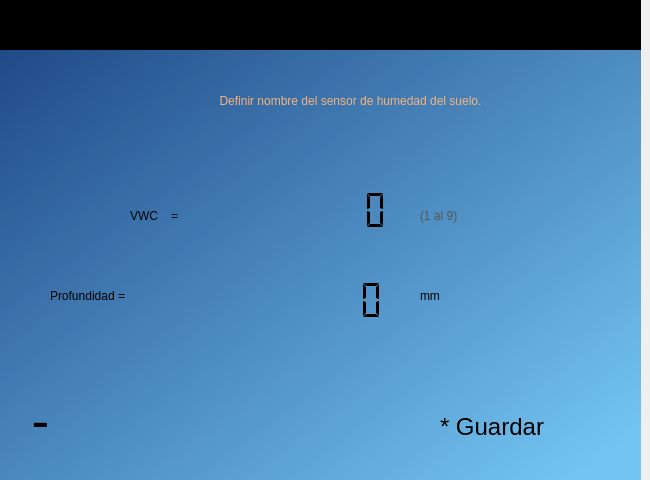
<?xml version="1.0" encoding="UTF-8"?>
<ui version="4.0">
 <class>widget_inicio</class>
 <widget class="QWidget" name="widget_inicio">
  <property name="geometry">
   <rect>
    <x>0</x>
    <y>0</y>
    <width>650</width>
    <height>480</height>
   </rect>
  </property>
  <property name="windowTitle">
   <string>Form</string>
  </property>
  <property name="styleSheet">
   <string notr="true"/>
  </property>
  <widget class="QWidget" name="widget_fecha" native="true">
   <property name="geometry">
    <rect>
     <x>0</x>
     <y>0</y>
     <width>641</width>
     <height>51</height>
    </rect>
   </property>
   <property name="styleSheet">
    <string notr="true">QWidget#widget_fecha{
background-color:rgb(0, 0, 0)}</string>
   </property>
   <widget class="QLabel" name="lbl_hora">
    <property name="geometry">
     <rect>
      <x>20</x>
      <y>10</y>
      <width>151</width>
      <height>21</height>
     </rect>
    </property>
    <property name="styleSheet">
     <string notr="true">font: 57 16pt &quot;Ubuntu&quot;;
color:rgb(238, 238, 236);</string>
    </property>
    <property name="text">
     <string/>
    </property>
   </widget>
   <widget class="QLabel" name="lbl_fecha">
    <property name="geometry">
     <rect>
      <x>460</x>
      <y>10</y>
      <width>161</width>
      <height>21</height>
     </rect>
    </property>
    <property name="styleSheet">
     <string notr="true">font: 57 16pt &quot;Ubuntu&quot;;
color:rgb(238, 238, 236);</string>
    </property>
    <property name="text">
     <string/>
    </property>
   </widget>
  </widget>
  <widget class="QWidget" name="widget_datos" native="true">
   <property name="geometry">
    <rect>
     <x>0</x>
     <y>50</y>
     <width>641</width>
     <height>431</height>
    </rect>
   </property>
   <property name="styleSheet">
    <string notr="true">QWidget#widget_datos{
background-color:qlineargradient(spread:pad, x1:0, y1:0, x2:0.985075, y2:0.903, stop:0 rgba(32, 74, 135, 255), stop:1 rgba(115, 196, 242, 255))
}</string>
   </property>
   <widget class="QLabel" name="label_9">
    <property name="geometry">
     <rect>
      <x>10</x>
      <y>10</y>
      <width>91</width>
      <height>101</height>
     </rect>
    </property>
    <property name="text">
     <string/>
    </property>
    <property name="pixmap">
     <pixmap>../images/logo.png</pixmap>
    </property>
    <property name="scaledContents">
     <bool>true</bool>
    </property>
   </widget>
   <widget class="QLabel" name="lbl_num_est_2">
    <property name="geometry">
     <rect>
      <x>110</x>
      <y>0</y>
      <width>481</width>
      <height>101</height>
     </rect>
    </property>
    <property name="styleSheet">
     <string notr="true">font: 57 italic 30pt &quot;Ubuntu&quot;;
color:rgb(244, 179, 126)</string>
    </property>
    <property name="text">
     <string>Definir nombre del sensor de humedad del suelo.</string>
    </property>
    <property name="alignment">
     <set>Qt::AlignCenter</set>
    </property>
    <property name="wordWrap">
     <bool>true</bool>
    </property>
   </widget>
   <widget class="QLabel" name="lbl_riego_est1">
    <property name="geometry">
     <rect>
      <x>130</x>
      <y>140</y>
      <width>121</width>
      <height>51</height>
     </rect>
    </property>
    <property name="styleSheet">
     <string notr="true">font: 22pt &quot;Ubuntu&quot;;</string>
    </property>
    <property name="text">
     <string>VWC    =</string>
    </property>
   </widget>
   <widget class="QLabel" name="lbl_riego_est2">
    <property name="geometry">
     <rect>
      <x>50</x>
      <y>220</y>
      <width>211</width>
      <height>51</height>
     </rect>
    </property>
    <property name="styleSheet">
     <string notr="true">font: 22pt &quot;Ubuntu&quot;;</string>
    </property>
    <property name="text">
     <string>Profundidad =</string>
    </property>
   </widget>
   <widget class="QLabel" name="lbl_riego_est1_3">
    <property name="geometry">
     <rect>
      <x>420</x>
      <y>220</y>
      <width>61</width>
      <height>51</height>
     </rect>
    </property>
    <property name="styleSheet">
     <string notr="true">font: 22pt &quot;Ubuntu&quot;;</string>
    </property>
    <property name="text">
     <string>mm</string>
    </property>
   </widget>
   <widget class="QLCDNumber" name="lcd_number_1">
    <property name="geometry">
     <rect>
      <x>300</x>
      <y>140</y>
      <width>111</width>
      <height>41</height>
     </rect>
    </property>
    <property name="midLineWidth">
     <number>-3</number>
    </property>
    <property name="smallDecimalPoint">
     <bool>false</bool>
    </property>
    <property name="digitCount">
     <number>3</number>
    </property>
    <property name="segmentStyle">
     <enum>QLCDNumber::Flat</enum>
    </property>
    <property name="value" stdset="0">
     <double>0.000000000000000</double>
    </property>
   </widget>
   <widget class="QLCDNumber" name="lcd_number_2">
    <property name="geometry">
     <rect>
      <x>240</x>
      <y>230</y>
      <width>151</width>
      <height>41</height>
     </rect>
    </property>
    <property name="midLineWidth">
     <number>-3</number>
    </property>
    <property name="smallDecimalPoint">
     <bool>true</bool>
    </property>
    <property name="digitCount">
     <number>6</number>
    </property>
    <property name="segmentStyle">
     <enum>QLCDNumber::Flat</enum>
    </property>
    <property name="value" stdset="0">
     <double>0.000000000000000</double>
    </property>
   </widget>
   <widget class="QLabel" name="label">
    <property name="geometry">
     <rect>
      <x>10</x>
      <y>350</y>
      <width>71</width>
      <height>51</height>
     </rect>
    </property>
    <property name="text">
     <string/>
    </property>
    <property name="pixmap">
     <pixmap>../images/flecha_Atras.png</pixmap>
    </property>
    <property name="scaledContents">
     <bool>true</bool>
    </property>
   </widget>
   <widget class="QLabel" name="label_2">
    <property name="geometry">
     <rect>
      <x>20</x>
      <y>350</y>
      <width>41</width>
      <height>41</height>
     </rect>
    </property>
    <property name="font">
     <font>
      <pointsize>40</pointsize>
     </font>
    </property>
    <property name="text">
     <string>-</string>
    </property>
    <property name="alignment">
     <set>Qt::AlignCenter</set>
    </property>
   </widget>
   <widget class="QLabel" name="lbl_riego_est1_4">
    <property name="geometry">
     <rect>
      <x>420</x>
      <y>140</y>
      <width>111</width>
      <height>51</height>
     </rect>
    </property>
    <property name="styleSheet">
     <string notr="true">font: 22pt &quot;Ubuntu&quot;;
color:rgb(85, 87, 83);</string>
    </property>
    <property name="text">
     <string>(1 al 9)</string>
    </property>
   </widget>
   <widget class="QLabel" name="label_3">
    <property name="geometry">
     <rect>
      <x>420</x>
      <y>350</y>
      <width>151</width>
      <height>51</height>
     </rect>
    </property>
    <property name="text">
     <string/>
    </property>
    <property name="pixmap">
     <pixmap>../images/botton_icon.png</pixmap>
    </property>
    <property name="scaledContents">
     <bool>true</bool>
    </property>
   </widget>
   <widget class="QLabel" name="label_4">
    <property name="geometry">
     <rect>
      <x>440</x>
      <y>367</y>
      <width>111</width>
      <height>20</height>
     </rect>
    </property>
    <property name="font">
     <font>
      <pointsize>18</pointsize>
     </font>
    </property>
    <property name="text">
     <string>* Guardar</string>
    </property>
   </widget>
  </widget>
 </widget>
 <resources/>
 <connections/>
</ui>
